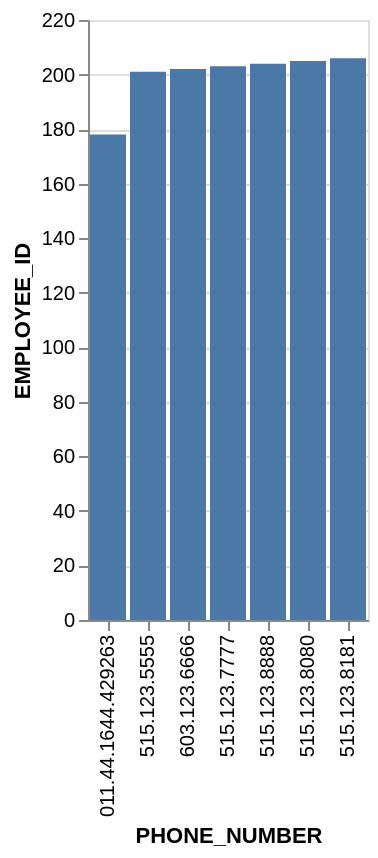

The Vega-Lite source for this figure:
### Vega-Lite specification from a JSON file in a GitHub repository (floating-point values rounded to 4 significant figures)
{"data": {"values": [{"x_data": "011.44.1644.429263", "y_data": 178}, {"x_data": "515.123.5555", "y_data": 201}, {"x_data": "603.123.6666", "y_data": 202}, {"x_data": "515.123.7777", "y_data": 203}, {"x_data": "515.123.8888", "y_data": 204}, {"x_data": "515.123.8080", "y_data": 205}, {"x_data": "515.123.8181", "y_data": 206}]}, "mark": "bar", "encoding": {"x": {"field": "x_data", "type": "nominal", "title": "PHONE_NUMBER", "sort": {"op": "sum", "field": "y_data", "order": "ascending"}}, "y": {"field": "y_data", "type": "quantitative", "title": "EMPLOYEE_ID"}}}
